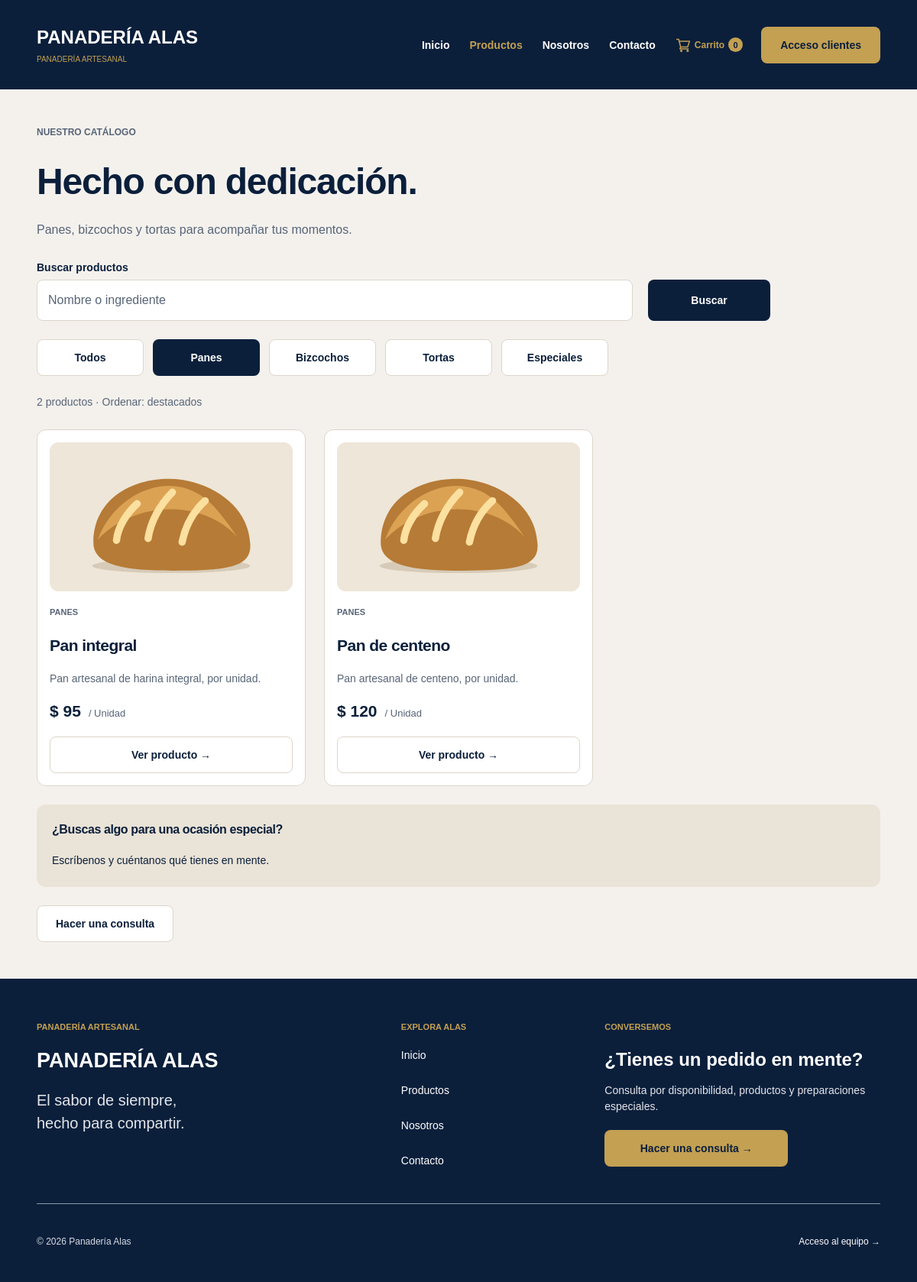
The page /productos.php?categoria=Panes on the database its author committed.
### tables this page shows
CREATE TABLE IF NOT EXISTS productos (
    id_producto INT UNSIGNED AUTO_INCREMENT PRIMARY KEY,
    nombre VARCHAR(120) NOT NULL,
    descripcion VARCHAR(280) NOT NULL,
    precio DECIMAL(10,2) UNSIGNED NOT NULL,
    activo TINYINT(1) NOT NULL DEFAULT 1,
    categoria VARCHAR(30) NOT NULL DEFAULT 'Panes',
    presentacion VARCHAR(80) NOT NULL DEFAULT 'Unidad',
    ingredientes TEXT NULL,
    alergenos VARCHAR(500) NOT NULL DEFAULT '',
    imagen VARCHAR(255) NOT NULL DEFAULT '',
    destacado TINYINT(1) NOT NULL DEFAULT 0,
    eliminado_en DATETIME NULL,
    creado_en TIMESTAMP NOT NULL DEFAULT CURRENT_TIMESTAMP,
    actualizado_en TIMESTAMP NOT NULL DEFAULT CURRENT_TIMESTAMP ON UPDATE CURRENT_TIMESTAMP
);

### public/productos.php (called while the page is built)
<?php
require __DIR__ . '/../app/Controllers/publicas/productos.php';
require __DIR__ . '/../app/Views/publicas/productos.php';

### app/Core/http.php (called while the page is built, shortened)
<?php
function base_url(string $ruta = ''): string
{
    $raiz = str_replace('\\', '/', dirname(__DIR__, 2));
    $documento = str_replace('\\', '/', rtrim($_SERVER['DOCUMENT_ROOT'] ?? dirname($raiz), '/\\'));
    $base = str_starts_with($raiz, $documento . '/') ? substr($raiz, strlen($documento)) : '/software-pedidos-alas';
    return $base . '/' . ltrim($ruta, '/');
}
function get(string $clave, string $predeterminado = ''): string
{
    if (!isset($_GET[$clave]) || !is_scalar($_GET[$clave])) {
        return $predeterminado;
    }
    return trim((string) $_GET[$clave]);
}

### app/Controllers/publicas/productos.php (called while the page is built, shortened)
<?php
$busqueda = get('q');
$categoria = get('categoria');
$condiciones = 'activo = 1 AND eliminado_en IS NULL';
$parametros = [];
$tipos = '';
if (in_array($categoria, categories(), true)) {
    $condiciones .= ' AND categoria = ?';
    $tipos .= 's';
    $parametros[] = $categoria;
}
$productos = rows("SELECT * FROM productos WHERE $condiciones ORDER BY destacado DESC, id_producto", $tipos, $parametros);

### app/Core/presentacion.php (called while the page is built, shortened)
<?php
function e(mixed $valor): string
{
    return htmlspecialchars((string) $valor, ENT_QUOTES | ENT_SUBSTITUTE, 'UTF-8');
}
function money(mixed $importe): string
{
    $numero = (float) $importe;
    $decimales = $numero === floor($numero) ? 0 : 2;
    return '$ ' . number_format($numero, $decimales, ',', '.');
}
function categories(): array
{
    return ['Panes', 'Bizcochos', 'Tortas', 'Especiales'];
}
function product_image(array $producto): string
{
    $archivo = match ($producto['categoria'] ?? 'Panes') {
        'Bizcochos' => 'croissant.svg',
        'Tortas', 'Especiales' => 'torta.svg',
        default => 'pan.svg',
    };
    return base_url('public/images/' . $archivo);
}

### app/Core/base-datos.php (called while the page is built, shortened)
<?php
function sql(string $consulta, string $tipos = '', array $parametros = []): mysqli_stmt
{
    global $conexion;
    $sentencia = $conexion->prepare($consulta);
    if ($tipos !== '') {
        $sentencia->bind_param($tipos, ...$parametros);
    }
    $sentencia->execute();
    return $sentencia;
}
function rows(string $consulta, string $tipos = '', array $parametros = []): array
{
    return sql($consulta, $tipos, $parametros)->get_result()->fetch_all(MYSQLI_ASSOC);
}

### app/Views/partials/product-card.php (the view)
<article class="product-card">
    <a class="product-picture" href="<?= e(base_url('public/producto.php?id=' . $producto['id_producto'])) ?>">
    <img src="<?= e(product_image($producto)) ?>" width="400" height="245" alt="<?= e($producto['nombre']) ?>" loading="lazy">
    </a> <span class="eyebrow"><?= e($producto['categoria']) ?></span>
    <h3><a href="<?= e(base_url('public/producto.php?id=' . $producto['id_producto'])) ?>"><?= e($producto['nombre']) ?></a></h3>
    <p><?= e($producto['descripcion']) ?></p>
    <div class="price">
        <?= money($producto['precio']) ?> <small>/ <?= e($producto['presentacion']) ?></small>
    </div>
    <a class="button outline full" href="<?= e(base_url('public/producto.php?id=' . $producto['id_producto'])) ?>">Ver producto →</a>
</article>

### app/Views/publicas/productos.php (shortened to what this page needs)
<?php require __DIR__ . '/../partials/layout-header.php'; ?>
<main id="contenido" class="container section">
    <div class="page-heading">
        <span class="eyebrow">NUESTRO CATÁLOGO</span>
        <h1>Hecho con dedicación.</h1>
        <p>Panes, bizcochos y tortas para acompañar tus momentos.</p>
    </div>
    <form class="search-form" method="get">
        <label>Buscar productos
            <input name="q" value="<?= e($busqueda) ?>" placeholder="Nombre o ingrediente" maxlength="120">
        </label>
        <button class="button navy">Buscar</button>
    </form>
    <nav class="filters" aria-label="Categorías">
        <?php foreach (['' => 'Todos'] + array_combine(categories(), categories()) as $valor => $etiqueta): ?>
        <a class="button <?= $categoria === $valor ? 'navy' : 'outline' ?>" <?= $categoria === $valor ? 'aria-current="true"' : '' ?> href="?<?= e(http_build_query(['q' => $busqueda, 'categoria' => $valor])) ?>"><?= e($etiqueta) ?></a>
        <?php endforeach; ?>
    </nav>
    <?php if (!$productos): ?>
    <section class="card empty">
        <h2>No encontramos ese producto</h2>
        <p>Prueba con otra palabra o vuelve a ver todas las categorías.</p>
        <a class="button gold" href="productos.php">Ver todos los productos</a>
    </section>
    <?php else: ?>
    <p class="results-count"><?= count($productos) ?> productos · Ordenar: destacados</p>
    <div class="product-grid">
        <?php foreach ($productos as $producto) { require __DIR__ . '/../partials/product-card.php'; } ?>
    </div>
    <?php endif; ?>
    <aside class="callout">
        <h3>¿Buscas algo para una ocasión especial?</h3>
        <p>Escríbenos y cuéntanos qué tienes en mente.</p>
    </aside>
    <a class="button outline" href="contacto.php">Hacer una consulta</a>
</main>
<?php require __DIR__ . '/../partials/layout-footer.php'; ?>

### public/css/alas.css (style rules this page uses)
:root { --navy:#0b1f3b; --gold:#c3a052; --cream:#f4f1ed; --white:#fff; --muted:#586577; --border:#ddd5c9; --sand:#eae3d7; --red:#ab3032; --green:#146b4b; --radius:12px; font-family:Arial,Helvetica,sans-serif; color:var(--navy); background:var(--cream); font-synthesis:none }
* { box-sizing:border-box }
body { margin:0; min-width:320px; min-height:100vh; display:flex; flex-direction:column }
main { flex:1 }
a { color:inherit; text-decoration:none }
button,input,select,textarea { font:inherit }
button,a,input,select,textarea { -webkit-tap-highlight-color:transparent }
button { cursor:pointer }
img { display:block; max-width:100%; height:auto }
p { color:var(--muted); font-size:16px; line-height:1.55; margin:0 0 20px }
h1,h2,h3,h4 { line-height:1.18; margin:0 0 20px; letter-spacing:-.025em }
h1 { font-size:48px; line-height:1.16; font-weight:750 }
h3 { font-size:24px }
small,.small { font-size:13px; line-height:1.5; color:var(--muted) }
.container { width:calc(100% - 96px); max-width:1344px; margin-inline:auto }
.section { padding-block:48px }
.eyebrow { display:block; color:var(--muted); font-size:12px; font-weight:600; line-height:1.4; letter-spacing:0; text-transform:uppercase; margin-bottom:24px }
.page-heading { margin-bottom:24px }
.page-heading h1 { margin-top:28px; margin-bottom:24px }
.page-heading p { margin:0 }
.button { display:inline-flex; justify-content:center; align-items:center; gap:8px; padding:13px 24px; min-height:48px; min-width:160px; border:1px solid transparent; border-radius:8px; font-size:14px; line-height:20px; font-weight:600; text-align:center; color:var(--navy); text-decoration:none; transition:background-color .15s,box-shadow .15s; cursor:pointer }
.outline { border-color:var(--border); background:var(--white) }
.navy { background:var(--navy); color:var(--white) }
.full { width:100% }
.callout { padding:24px 20px; background:var(--sand); border-radius:var(--radius); margin:24px 0 }
.callout h3,.callout h4 { font-size:16px; margin-bottom:20px }
.callout p { color:var(--navy); font-size:14px; margin:0 }
label { display:flex; flex-direction:column; gap:8px; color:var(--navy); font-size:14px; font-weight:600 }
input,select,textarea { border:1px solid var(--border); border-radius:8px; min-height:54px; padding:14px; color:var(--muted); background:white; width:100%; font-size:16px; font-weight:400; line-height:24px }
input::placeholder,textarea::placeholder { color:var(--muted); opacity:1 }
.category-grid,.product-grid,.values-grid,.stats-grid { display:grid; grid-template-columns:repeat(3,minmax(0,1fr)); gap:24px }
.product-card { border:1px solid var(--border); border-radius:var(--radius); padding:16px; background:white; display:flex; flex-direction:column; gap:0 }
.product-picture { display:block; margin-bottom:20px; overflow:hidden; border-radius:var(--radius); background:#eee6d8 }
.product-picture img { width:100%; aspect-ratio:400/245; object-fit:cover }
.product-card .eyebrow { font-size:11px; margin:0 0 22px }
.product-card h3 { font-size:21px; line-height:1.3; margin-bottom:20px }
.product-card p { font-size:14px; line-height:1.5; margin-bottom:20px }
.price { display:flex; gap:10px; align-items:baseline; font-size:21px; font-weight:700; margin-top:auto; margin-bottom:20px }
.price small { font-weight:400 }
.product-card .button { min-height:48px }
.search-form { display:flex; gap:20px; align-items:flex-end; margin:28px 0 24px; max-width:960px }
.search-form label:first-child { flex:1; min-width:0 }
.search-form .button { height:54px }
.filters { display:flex; flex-wrap:wrap; gap:12px; margin:24px 0 }
.filters .button { min-width:140px }
.results-count { margin:24px 0; color:var(--muted); font-size:14px }

### rows shown on the page
productos: categoria "PANES", nombre "Pan integral", descripcion "Pan artesanal de harina integral, por unidad.", precio "$ 95", presentacion "Unidad"
productos: categoria "PANES", nombre "Pan de centeno", descripcion "Pan artesanal de centeno, por unidad.", precio "$ 120", presentacion "Unidad"

### other values the page prints
$etiqueta "Inicio"
$etiqueta "Productos"
$etiqueta "Nosotros"
$etiqueta "Contacto"
array_sum($_SESSION['carrito'] ?? []) "0"
$etiqueta "Todos"
$etiqueta "Panes"
$etiqueta "Bizcochos"
$etiqueta "Tortas"
$etiqueta "Especiales"
count($productos) "2"
